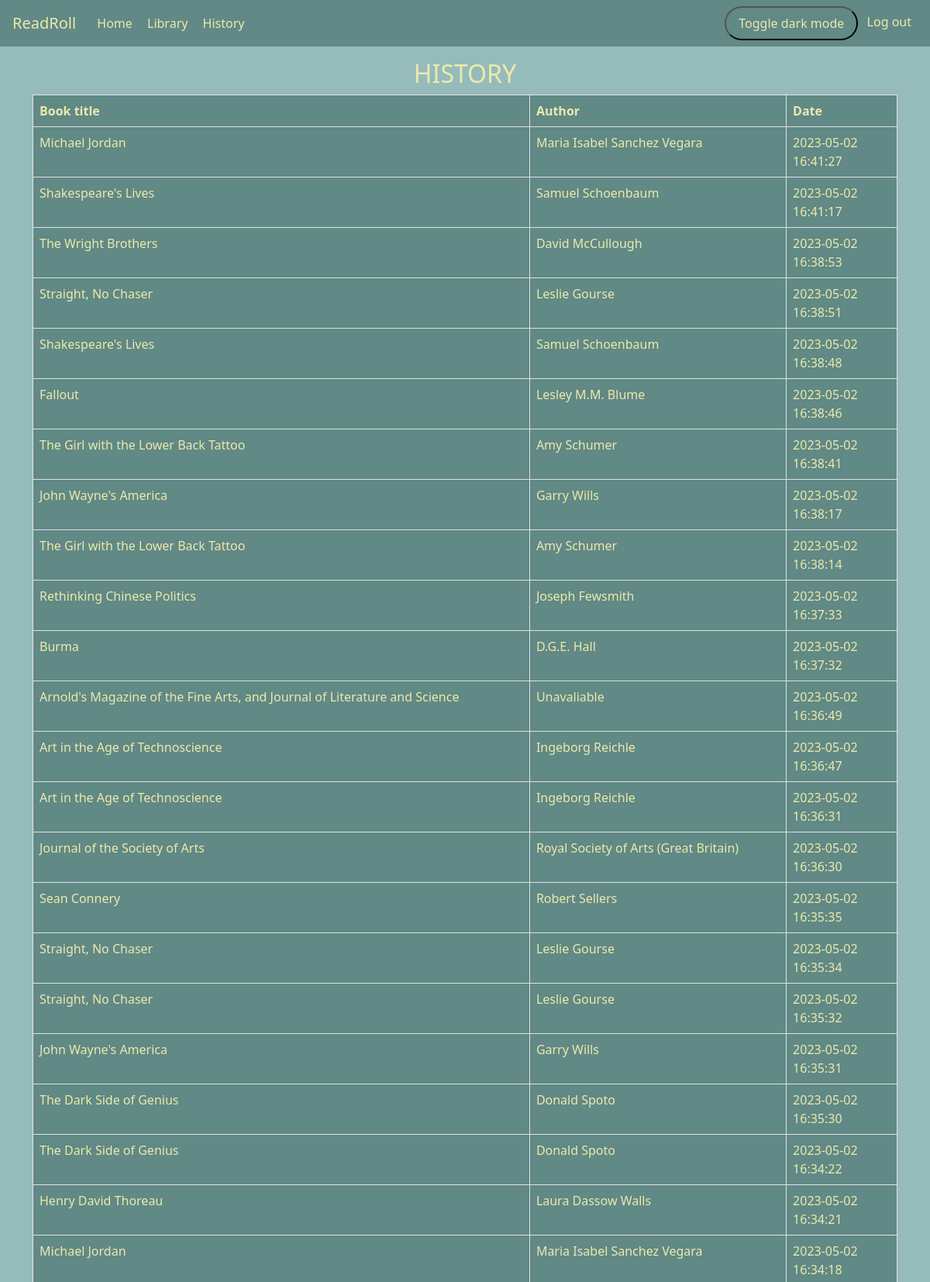
Screenshot of /history (signed in, upper part) with the database file from the repository.
### tables this page shows
CREATE TABLE history (
  position_id INTEGER NOT NULL PRIMARY KEY AUTOINCREMENT, 
  book_name TEXT NOT NULL, 
  author TEXT NOT NULL, 
  date_added TEXT DEFAULT (datetime(CURRENT_TIMESTAMP, 'localtime')), 
  user_id INTEGER NOT NULL, 
  FOREIGN KEY(user_id) REFERENCES users(id)
);

### app.py (the view)
@app.route("/history")
@login_required
def history():
    db = sqlite3.connect('readroll.db')
    db.row_factory = sqlite3.Row
    cursor = db.cursor()
    cursor.execute("SELECT * FROM history WHERE user_id=? ORDER BY date_added DESC", (session["user_id"],))
    lib = cursor.fetchall()
    history = [dict(i) for i in lib]
    return render_template('history.html', history=history)

### functions.py (called while the page is built)
def login_required(f):
    @wraps(f)
    def decorated_function(*args, **kwargs):
        if session.get("user_id") is None:
            return redirect("/login")
        return f(*args, **kwargs)
    return decorated_function

### templates/history.html (shortened to what this page needs)
{% extends "layout.html"%}
{% block main %}
  <link rel="stylesheet" type="text/css" href="{{ url_for('static', filename='style.css') }}">
  <link id="fixed-footer" rel="stylesheet" type="text/css" href="{{ url_for('static', filename='style_fixed_footer.css') }}">
<div class="container">
    <div class="row">
        <div class="col">
            <h1 class="lead text-center">HISTORY</h1>
            <table class="table table-bordered">
            <thead>
                <tr>
                    <th>Book title</th>
                    <th>Author</th>
                    <th>Date</th>
                </tr>
            </thead>
            <tbody>
                {% for title in history %}
                <tr>
                    <td>{{ title.book_name }}</td>
                    <td>{{ title.author }}</td>
                    <td>{{ title.date_added }}</td>
                </tr>
                {% endfor %}
            </tbody>
            </table>
        </div>
    </div>
</div>
{% endblock %}

### templates/layout.html (shortened to what this page needs)
<!DOCTYPE html>
<html lang="en">
  <head>
      <link rel="stylesheet" type="text/css" href="{{ url_for('static', filename='style.css') }}">
      <link href="https://cdn.jsdelivr.net/npm/bootstrap@5.0.2/dist/css/bootstrap.min.css" rel="stylesheet">
  </head>
  <body onload="setTheme()" class="light-theme" id="html-body">
    <nav class="navbar navbar-expand-lg">
      <a class="navbar-brand" href="/about">ReadRoll</a>
      <div class="collapse navbar-collapse" id="navbarNav">
        {% if session["user_id"] %}
          <ul class="navbar-nav me-auto" id="left-nav">
            <li class="nav-item"><a class="nav-link" href="/">Home</a></li>
            <li class="nav-item"><a class="nav-link" href="/library"">Library</a></li>
            <li class="nav-item"><a class="nav-link" href="/history"">History</a></li>
          </ul>
          <ul class="navbar-nav ms-auto" id="right-nav">
            <div class="theme-switch">
              <button onclick=toggleSwitch()>Toggle dark mode</button>
            </div>
            <li class="nav-item"><a class="nav-link" id="login" href="/logout">Log out</a></li>
          </ul>
        {% endif %}
      </div>
    </nav>
    <main>
      {% block main %}
      {% endblock %}
    </main>
    <script src="https://cdn.jsdelivr.net/npm/bootstrap@5.3.0-alpha3/dist/js/bootstrap.min.js"></script>   </body>
</html>

### static/style.css (style rules this page uses)
.light-theme { --background-color: #96bbbbff; --primary-color: #618985ff; --card-color: #618985ff; --text-color: rgb(235, 234, 172); }
.theme-switch button { display: inline-block; padding: 8px 16px; border-radius: 50px; text-decoration: none; transition: all 0.3s ease; }
main, body { background-color: var(--background-color); }
h1, h2, h3, h4, h5, p, label, li, a, .card-header { color: var(--text-color) }
tr, td, button, .btn { color: var(--text-color); background-color: var(--card-color); }
.navbar { background-color: var(--primary-color); }
.nav-link, .navbar-brand { color: var(--text-color); }
.lead { font-size: xx-large; }
@media (max-width: 1199px), (max-width: 1399px) { .nav-link { margin-left: 0.2rem; font-size: 16px; } }
@media (max-width: 1199px), (max-width: 1399px) { nav #login, #register { margin-top: 0.001em; } }
.navbar-brand { margin-left: 1rem; }
nav ul #login { margin-right: 1rem; }

### templates/history.html (style rules this page uses)
.container { margin-top: 1rem; }

### rows the page displays
history: book_name "Michael Jordan", author "Maria Isabel Sanchez Vegara", date_added "2023-05-02 16:41:27"
history: book_name "Shakespeare's Lives", author "Samuel Schoenbaum", date_added "2023-05-02 16:41:17"
history: book_name "The Wright Brothers", author "David McCullough", date_added "2023-05-02 16:38:53"
history: book_name "Straight, No Chaser", author "Leslie Gourse", date_added "2023-05-02 16:38:51"
history: book_name "Shakespeare's Lives", author "Samuel Schoenbaum", date_added "2023-05-02 16:38:48"
history: book_name "Fallout", author "Lesley M.M. Blume", date_added "2023-05-02 16:38:46"
history: book_name "The Girl with the Lower Back Tattoo", author "Amy Schumer", date_added "2023-05-02 16:38:41"
history: book_name "John Wayne's America", author "Garry Wills", date_added "2023-05-02 16:38:17"
history: book_name "The Girl with the Lower Back Tattoo", author "Amy Schumer", date_added "2023-05-02 16:38:14"
history: book_name "Rethinking Chinese Politics", author "Joseph Fewsmith", date_added "2023-05-02 16:37:33"
history: book_name "Burma", author "D.G.E. Hall", date_added "2023-05-02 16:37:32"
history: book_name "Arnold's Magazine of the Fine Arts, and Journal of Literature and Science", author "Unavaliable", date_added "2023-05-02 16:36:49"
history: book_name "Art in the Age of Technoscience", author "Ingeborg Reichle", date_added "2023-05-02 16:36:47"
history: book_name "Art in the Age of Technoscience", author "Ingeborg Reichle", date_added "2023-05-02 16:36:31"
history: book_name "Journal of the Society of Arts", author "Royal Society of Arts (Great Britain)", date_added "2023-05-02 16:36:30"
history: book_name "Sean Connery", author "Robert Sellers", date_added "2023-05-02 16:35:35"
history: book_name "Straight, No Chaser", author "Leslie Gourse", date_added "2023-05-02 16:35:34"
history: book_name "Straight, No Chaser", author "Leslie Gourse", date_added "2023-05-02 16:35:32"
history: book_name "John Wayne's America", author "Garry Wills", date_added "2023-05-02 16:35:31"
history: book_name "The Dark Side of Genius", author "Donald Spoto", date_added "2023-05-02 16:35:30"
history: book_name "The Dark Side of Genius", author "Donald Spoto", date_added "2023-05-02 16:34:22"
history: book_name "Henry David Thoreau", author "Laura Dassow Walls", date_added "2023-05-02 16:34:21"
history: book_name "Michael Jordan", author "Maria Isabel Sanchez Vegara", date_added "2023-05-02 16:34:18"
